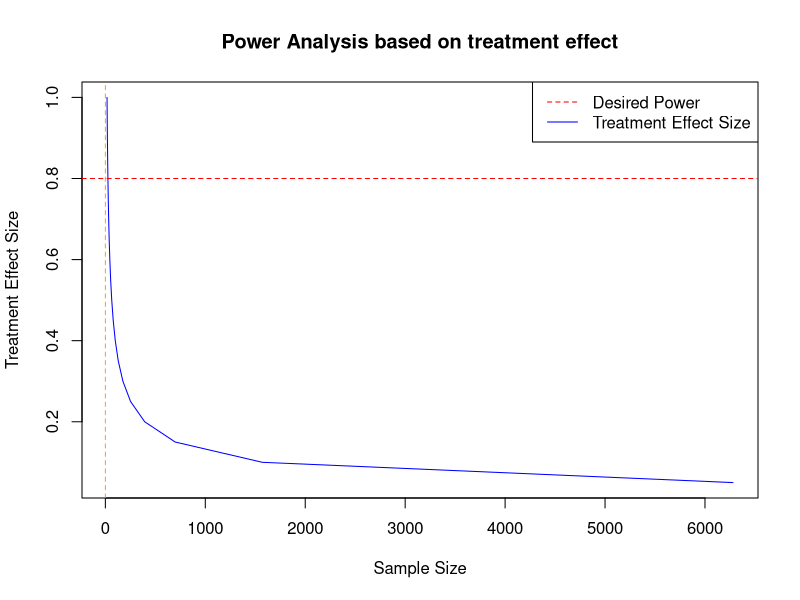

This chart was generated by the following R code:
## ---- chunk 1
# install.packages("pwr") need to install if you don't have it yet
library(pwr)
library(data.table)
library(sandwich)
library(lmtest)

library(ggplot2)
library(knitr)
## ---- chunk 2

# Set parameters
alpha <- 0.05           # Significance level
power <- 0.8            # Desired power
treatment_effect_sizes <- seq(0.05, 1, by = 0.05)  # Range of treatment effect sizes


# Initialize variables
target_sample_size <- NA
target_effect_size <- NA

# Function to calculate power for a given effect size and sample size
calculate_power <- function(effect_size, sample_size) {
  pwr.t.test(d = effect_size, n = sample_size, sig.level = alpha, type = "two.sample")$power
}

# Iterate through treatment effect sizes and find the combination that achieves the desired power
for (effect_size in treatment_effect_sizes) {
  # Use a range of sample sizes for exploration
  for (sample_size in seq(10, 500, by = 10)) {
    current_power <- calculate_power(effect_size, sample_size)
    
    if (current_power >= power) {
      target_sample_size <- sample_size
      target_effect_size <- effect_size
      break
    }
  }
  
  if (!is.na(target_sample_size)) {
    break
  }
}

# Function to calculate sample size for a given treatment effect size
calculate_sample_size <- function(effect_size, alpha, power) {
  pwr.t.test(d = effect_size, sig.level = alpha, power = power, type = "two.sample")$n
}

# Calculate sample sizes for each treatment effect size
sample_sizes <- sapply(treatment_effect_sizes, calculate_sample_size, alpha = alpha, power = power)

# Plot the results
plot(sample_sizes, treatment_effect_sizes, type = "l", col = "blue",
     xlab = "Sample Size", ylab = "Treatment Effect Size",
     main = "Power Analysis based on treatment effect")

# Add a horizontal line for the desired power
abline(h = power, col = "red", lty = 2)
abline(v = target_effect_size, col = "orange", lty = 2)
# Add legend
legend("topright", legend = c("Desired Power", "Treatment Effect Size"), 
       col = c("red", "blue"), lty = c(2, 1))

# Print the results
cat("Desired Power:", power, "\n")
cat("Target Sample Size:", target_sample_size, "\n")
cat("Target Treatment Effect Size:", target_effect_size, "\n")

## ---- chunk 3
